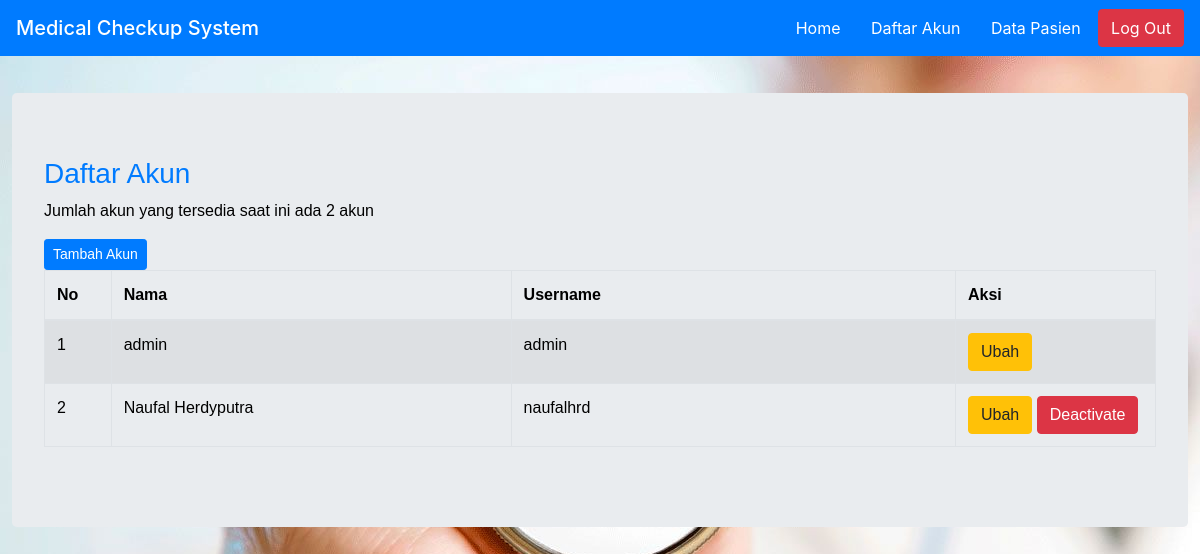
The app's page /content/media.php?page=account_list (signed in) with its own data.
### tables this page shows
CREATE TABLE `account_tb` (
  `id` int(100) NOT NULL,
  `name` varchar(100) NOT NULL,
  `username` varchar(100) NOT NULL,
  `password` varchar(100) NOT NULL
);

### content/module/account_list.php (the view, shortened to what this page needs)
<?php
	if (empty($_SESSION['username']) AND empty($_SESSION['password'])) {
		echo "<center> <p>You need to be logged in to access this page.</p> <p><a href=\"../index.php\">Please log in.</a></p> </center>";
	} else {
		$action = "module/account_list_action.php";
		$act = isset($_GET['act']) ? $_GET['act'] : '';
		switch ($act) {
			default:
?>
				<h3 class="page-header text-primary">Daftar Akun</h3>
				<?php
				$query = mysqli_query($connection,"SELECT * FROM account_tb");
				$total = mysqli_num_rows($query);
				$no = 1;
				echo "<p>Jumlah akun yang tersedia saat ini ada $total akun</p>";
				?>
				<button class="btn btn-sm btn-primary" type="button" onclick=window.location.href="?page=account_list&act=add">Tambah Akun</button>
				<div class="table-responsive">
					<table class="table table-striped table-bordered table-hover" border="1">
						<thead>
							<tr>
								<th width="6%">No</th>
								<th width="36%">Nama</th>
								<th width="40%">Username</th>
								<th width="18%">Aksi</th>
							</tr>
						</thead>
						<tbody>
						<?php
							while ($fetch = mysqli_fetch_array($query)) {
						?>
							<tr>
							<?php
								echo "<td>$no</td>";
								echo "<td>$fetch[name]</td>";
								echo "<td>$fetch[username]</td>";
							?>
								<td>
								<?php
									if ($fetch['username'] == "admin") {
									echo "<a href=\"?page=account_list&act=edit&id=$fetch[id]\"><button type=\"button\" class=\"btn btn-xs btn-warning\">Ubah</button></a>";
									} else {
										echo "<a href=\"?page=account_list&act=edit&id=$fetch[id]\"><button type=\"button\" class=\"btn btn-xs btn-warning\">Ubah</button></a> ";
										echo "<a href=\"$action?page=account_list&act=deactivate&id=$fetch[id]\"><button type=\"button\" class=\"btn btn-xs btn-danger\">Deactivate</button></a>";
									}
								?>
								</td>
							</tr>
							<?php
								$no++;
							?>
						<?php
							}
						?>
						</tbody>
					</table>
				</div>
			<?php
				break;
			?>
<?php
		}
	}
?>

### style/style.css (style rules this page uses)
#content p { color: #000000; }
.jumbotron table { color: #000000; width: 100%; }

### records on screen
account_tb: name "admin", username "admin"
account_tb: name "Naufal Herdyputra", username "naufalhrd"

### other values on screen
$total "2"
